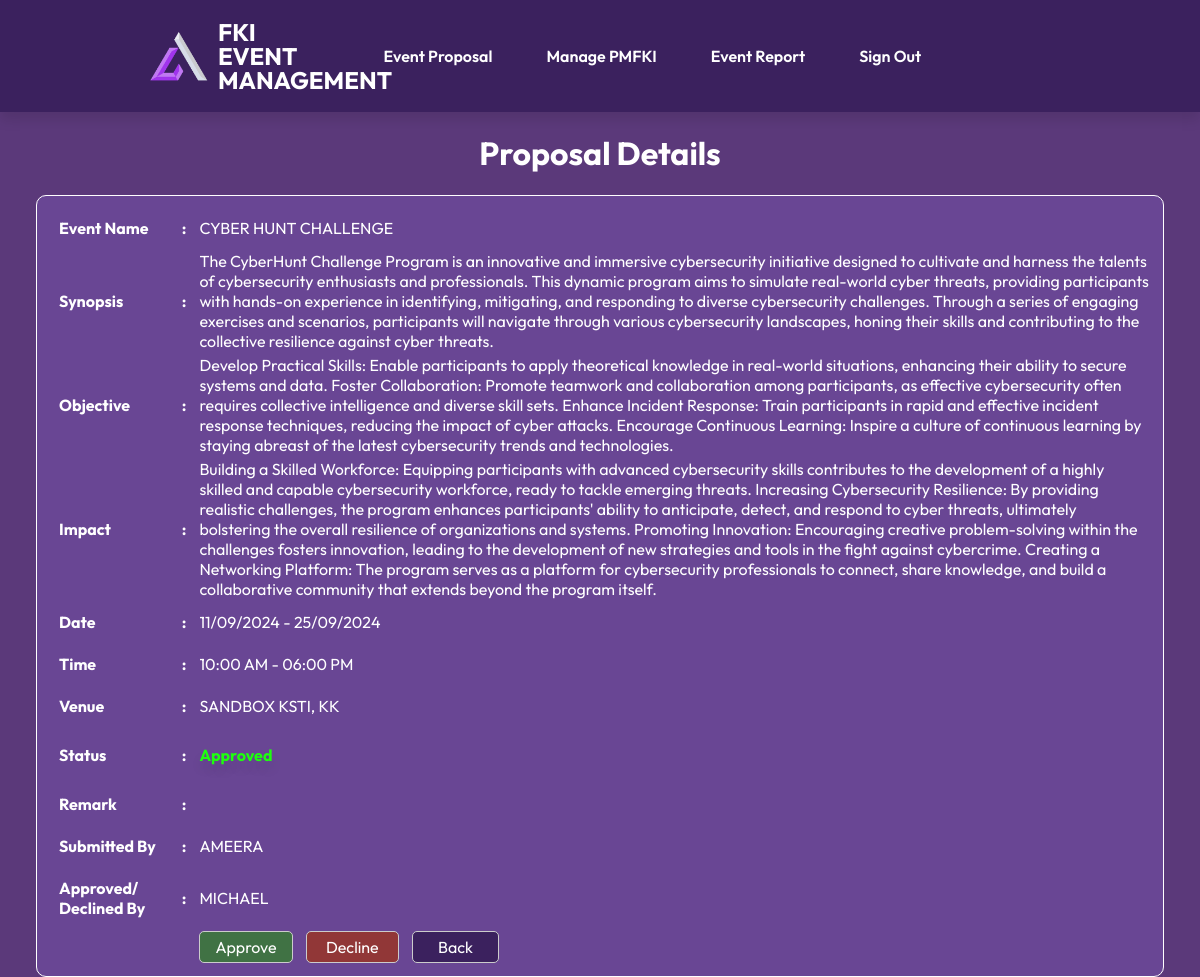
Screenshot of /resources/admin/proposal/proposal_admin_manage.php?id=7 (signed in) with the database file from the repository.
### tables this page shows
CREATE TABLE `event` (
  `event_id` int(11) NOT NULL,
  `event_name` varchar(255) DEFAULT NULL,
  `event_synopsis` longtext DEFAULT NULL,
  `event_objective` longtext DEFAULT NULL,
  `event_impact` longtext DEFAULT NULL,
  `event_startDate` date DEFAULT NULL,
  `event_endDate` date DEFAULT NULL,
  `event_startTime` time DEFAULT NULL,
  `event_endTime` time DEFAULT NULL,
  `event_venue` varchar(255) DEFAULT NULL,
  `event_poster` varchar(255) DEFAULT NULL,
  `event_posterDesc` longtext NOT NULL,
  `event_pwd` varchar(50) DEFAULT NULL,
  `event_status` varchar(10) DEFAULT NULL,
  `event_adminRemark` longtext NOT NULL,
  `admin_id` varchar(20) DEFAULT NULL,
  `pmfki_id` varchar(20) DEFAULT NULL
);

CREATE TABLE `pmfki` (
  `pmfki_id` varchar(20) NOT NULL,
  `pmfki_name` varchar(255) DEFAULT NULL,
  `pmfki_phone` varchar(20) DEFAULT NULL,
  `pmfki_ic` varchar(12) DEFAULT NULL,
  `pmfki_pwd` longtext NOT NULL
);

CREATE TABLE `fki_admin` (
  `admin_id` varchar(20) NOT NULL,
  `name` varchar(255) DEFAULT NULL,
  `phone` varchar(20) DEFAULT NULL,
  `ic` varchar(20) DEFAULT NULL,
  `pwd` varchar(50) NOT NULL
);

### resources/admin/proposal/proposal_admin_manage.php (the view, shortened to what this page needs)
<?php
    include('config.php');
?>
<!DOCTYPE html>
<html>
    <head>
	    <link rel="stylesheet" href="css/style.css">
    </head>
    <body>
        <div class="header-row">
            <div class="header-main">
                <img src="src/icon.png" alt="Website Logo">
                <h2>
                    <span>FKI</span>
                    <span>EVENT</span>
                    <span>MANAGEMENT</span>
                </h2>
                <table class="header-nav">
                    <tr>
                        <?php include ('navigation_admin.php')?>
                    </tr>
                </table>
            </div>
        </div>
        <?php
            if(isset($_GET["id"]) && $_GET["id"] != ""){
                $sql = "SELECT e.*, p.pmfki_name, a.name
                FROM event e
                LEFT JOIN pmfki p ON e.pmfki_id = p.pmfki_id
                LEFT JOIN fki_admin a ON e.admin_id = a.admin_id
                WHERE e.event_id=?";
                $stmt = mysqli_prepare($conn, $sql);
                mysqli_stmt_bind_param($stmt, "s", $_GET["id"]);
                mysqli_stmt_execute($stmt);
                $result = mysqli_stmt_get_result($stmt);
                if (mysqli_num_rows($result) > 0) {
                    $row = mysqli_fetch_assoc($result);
                    $event_id = $row["event_id"];
                    $event_name = $row["event_name"];
                    $event_synopsis = $row["event_synopsis"];
                    $event_objective = $row["event_objective"];
                    $event_impact = $row["event_impact"];
                    $event_startDate = $row["event_startDate"];
                    $event_endDate = $row["event_endDate"];
                    $event_startTime = $row["event_startTime"];
                    $event_endTime = $row["event_endTime"];
                    $event_venue = $row["event_venue"];
                    $event_status = $row["event_status"];
                    $event_adminRemark = $row["event_adminRemark"];
                    $admin_name = $row["name"];
                    $pmfki_name = $row["pmfki_name"];
                }
            }
        ?>
        <main>
            <div class="event-row">
                <div class="proposal-details">
                    <h1>Proposal Details</h1>
                    <form action="proposal_status.php" method="post" class="event-form">
                        <table width="100%" class="event-table" >
                            <tr>
                                <th>Event Name</th>
                                <td class="fill">:</td>
                                <td><?php echo $event_name; ?></td>
                            </tr>
                            <tr>
                                <th>Synopsis</th>
                                <td class="fill">:</td>
                                <td><?php echo $event_synopsis; ?></td>
                            </tr>
                            <tr>
                                <th>Objective</th>
                                <td class="fill">:</td>
                                <td><?php echo $event_objective; ?></td>
                            </tr>
                            <tr>
                                <th>Impact</th>
                                <td class="fill">:</td>
                                <td><?php echo $event_impact; ?></td>
                            </tr>
                            <tr>
                                <th>Date</th>
                                <td class="fill">:</td>
                                <td>
                                    <?php
                                    $formattedStartDate = date("d/m/Y", strtotime($event_startDate));
                                    $formattedEndDate = date("d/m/Y", strtotime($event_endDate));
                                    if ($formattedStartDate == $formattedEndDate) {
                                        echo $formattedStartDate;
                                    } else {
                                        echo $formattedStartDate . " - " . $formattedEndDate;
                                    }
                                    ?>
                                </td>
                            </tr>
                            <tr>
                                <th>Time</th>
                                <td class="fill">:</td>
                                <td>
                                    <?php
                                        $formattedStartTime = date("h:i A", strtotime($event_startTime));
                                        $formattedEndTime = date("h:i A", strtotime($event_endTime));
                                        echo $formattedStartTime . " - " . $formattedEndTime;
                                    ?>
                                </td>
                            </tr>
                            <tr>
                                <th>Venue</th>
                                <td class="fill">:</td>
                                <td><?php echo $event_venue; ?></td>
                            </tr>
                            <tr>
                                <th>Status</th>
                                <td class="fill">:</td>
                                <td>
                                    <?php
                                        if ($event_status == 'A' || $event_status == 'C') {
                                            echo "<p class='stat-active'>Approved </p>";
                                        } else if ($event_status == 'P') {
                                            echo "<p class='stat-pending'>Pending </p>";
                                        } else if ($event_status == 'D') {
                                            echo "<p class='stat-closed'>Declined </p>";
                                        } else {
                                            echo "";
                                        }
                                    ?>
                                </td>
                            </tr>
                            <tr>
                                <th>Remark</th>
                                <td class="fill">:</td>
                                <td><?php echo $event_adminRemark; ?></td>
                            </tr>
                            <tr>
                                <th>Submitted By</th>
                                <td class="fill">:</td>
                                <td><?php echo $pmfki_name; ?></td>
                            </tr>
                            <tr>
                                <th>Approved/ Declined By</th>
                                <td class="fill">:</td>
                                <td><?php echo $admin_name; ?></td>
                            </tr>
                            <tr>
                                <td></td>
                                <td></td>
                                <td>
                                    <button class="accept-btn" type="submit" name="approve" onclick="window.location.href = 'proposal_status.php?id=<?php echo $event_id; ?>'">Approve</button>
                                    <button class="decline-btn" type="button" onclick="window.location.href = 'proposal_status_decline.php?id=<?php echo $event_id; ?>'">Decline</button>
                                    <button class="normal-btn" type="button" name="back" value="Back" onclick="location.href='proposal_admin.php'">Back</button>
                                </td>
                            </tr>
                        </table>
                    </form>
                </div>
            </div>
        </main>
    </body>
</html>

### public/css/style.css (style rules this page uses)
*,h1 { font-family: 'Outfit', sans-serif; }
body { background-color: #5b397a; margin: 0; box-sizing: border-box; font-family: 'Outfit', sans-serif; }
.header-row { background-color: #3b215e; display: flex; justify-content: space-between; align-items: center; box-shadow: 0 8px 12px rgba(0, 0, 0, 0.1); }
.header-main { display: flex; align-items: center; margin: 20px; flex: 20%; }
.header-main img { padding-left: 130px; width: 5%; }
.header-main h2 { color: #fff; white-space: nowrap; width: 14%; padding-left: 10px; margin: 0; }
.header-main h2 span { display: block; text-align: left; margin: 0; line-height: 1; }
.table-list h1,h2 { color: #fff; text-align: center; margin: 10px; }
.stat-active { color: #1eff0e; font-weight: bold; text-shadow: 0 8px 12px rgba(0, 0, 0, 0.1); }
.event-list-table td, th { border-left: 1px solid #ccc; padding: 10px; color: #fff; }
.event-row { margin-left: 3%; margin-right: 3%; }
.event-table { background-color: #694694; border-radius: 10px; border: 1px solid white; padding: 10px; }
.event-table th:first-child { border: none; text-align: left; width: 11%; }
.fill { border: none; font-weight: bold; color: #fff; width: 1px; }
.event-table td { text-align: left; color: #fff; padding-left: 10px; }
.proposal-details h1 { color: #fff; text-align: center; }
.accept-btn { background-color: #407244; color: #fff; border: 1px solid #ccc; display: inline-block; border-radius: 5px; padding: 5px; padding-left: 15px; padding-right: 15px; text-align: center; z-index: 0; outline: none; position: relative; font-size: inherit; font-family: inherit; overflow: hidden; }
.accept-btn::before { content: ''; z-index: -1; position: absolute; top: 50%; left: 50%; width: 1em; height: 1em; border-radius: 50%; background-color: #1f4e23; transform-origin: center; transform: translate3d(-50%, -50%, 0) scale3d(0, 0, 0); transition: transform 0.35s ease-in-out; }
.decline-btn { background-color: #913737; color: #fff; border: 1px solid #ccc; display: inline-block; border-radius: 5px; padding: 5px; padding-left: 19px; padding-right: 19px; text-align: center; z-index: 0; outline: none; position: relative; font-size: inherit; font-family: inherit; overflow: hidden; }
.decline-btn::before { content: ''; z-index: -1; position: absolute; top: 50%; left: 50%; width: 1em; height: 1em; border-radius: 50%; background-color: #752626; transform-origin: center; transform: translate3d(-50%, -50%, 0) scale3d(0, 0, 0); transition: transform 0.35s ease-in-out; }
.decline-btn:not(:first-child) { margin-left: 10px; }
.normal-btn { background-color: #3b215e; color: #fff; border: 1px solid #ccc; display: inline-block; border-radius: 5px; padding: 5px; padding-left: 25px; padding-right: 25px; text-align: center; z-index: 0; outline: none; position: relative; font-size: inherit; font-family: inherit; overflow: hidden; }
.normal-btn::before { content: ''; z-index: -1; position: absolute; top: 50%; left: 50%; width: 1em; height: 1em; border-radius: 50%; background-color: #a07fa7; transform-origin: center; transform: translate3d(-50%, -50%, 0) scale3d(0, 0, 0); transition: transform 0.35s ease-in-out; }
.normal-btn:not(:first-child) { margin-left: 10px; }

### rows the page displays
event: event_name "CYBER HUNT CHALLENGE", event_synopsis "The CyberHunt Challenge Program is an innovative and immersive cybersecurity initiative designed to cultivate and harness the talents of cybersecurity enthusiasts and professionals. This dynamic program aims to simulate real-world cyber threats, providing participants with hands-on experience in identifying, mitigating, and responding to diverse cybersecurity challenges. Through a series of engaging exercises and scenarios, participants will navigate through various cybersecurity landscapes, honing their skills and contributing to the collective resilience against cyber threats.", event_objective "Develop Practical Skills: Enable participants to apply theoretical knowledge in real-world situations, enhancing their ability to secure systems and data. Foster Collaboration: Promote teamwork and collaboration among participants, as effective cybersecurity often requires collective intelligence and diverse skill sets. Enhance Incident Response: Train participants in rapid and effective incident response techniques, reducing the impact of cyber attacks. Encourage Continuous Learning: Inspire a culture of continuous learning by staying abreast of the latest cybersecurity trends and technologies.", event_impact "Building a Skilled Workforce: Equipping participants with advanced cybersecurity skills contributes to the development of a highly skilled and capable cybersecurity workforce, ready to tackle emerging threats. Increasing Cybersecurity Resilience: By providing realistic challenges, the program enhances participants' ability to anticipate, detect, and respond to cyber threats, ultimately bolstering the overall resilience of organizations and systems. Promoting Innovation: Encouraging creative problem-solving within the challenges fosters innovation, leading to the development of new strategies and tools in the fight against cybercrime. Creating a Networking Platform: The program serves as a…", event_startDate "11/09/2024", event_endDate "25/09/2024", event_startTime "10:00 AM", event_endTime "06:00 PM", event_venue "SANDBOX KSTI, KK", pmfki.pmfki_name "AMEERA", admin.name "MICHAEL"

### other values shown
$page_title "Event Proposal"
$page_title "Manage PMFKI"
$page_title "Event Report"
$page_title "Sign Out"
